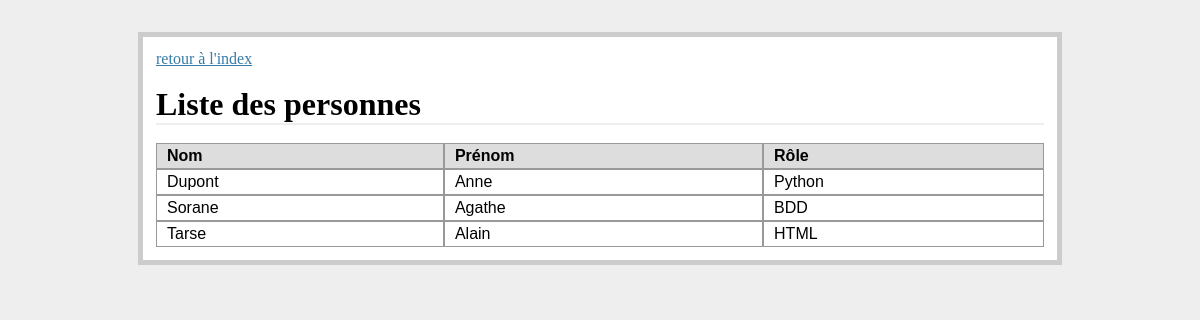
Screenshot of /afficher_personnes with the database file from the repository.
### tables this page shows
CREATE TABLE "personnes" (
	`id`	INTEGER PRIMARY KEY AUTOINCREMENT,
	`nom`	TEXT,
	`prenom`	TEXT,
	`role`	INTEGER
);

### AgiWeb/Fonction/reno4.py (the view)
@app.route('/afficher_personnes', methods=['GET'])
def afficher_personnes():
    con = lite.connect('exemples.db')
    con.row_factory = lite.Row
    cur = con.cursor()
    cur.execute("SELECT nom, prenom, role FROM personnes WHERE prenom LIKE 'A%'")
    lignes = cur.fetchall()
    con.close()
    return render_template('affichage_personnes.html', personnes = lignes)

### AgiWeb/Fonction/templates/affichage_personnes.html (shortened to what this page needs)
<!doctype html>
<html>
<head>
<link rel='stylesheet' type='text/css' href='{{ url_for("static", filename="style.css") }}'>
</head>
<body>
<div class='contenu'>
	<a href='/'>retour à l'index</a><br/><br/>
	<h1>Liste des personnes</h1><br/>
	<div class="lp_table">
		<div class="lp_entetes">
			<div class="lp_entete">Nom</div>
			<div class="lp_entete">Prénom</div>
			<div class="lp_entete">Rôle</div>
		</div>
		{% for personne in personnes %}
			<div class="lp_ligne">
				<div class="lp_cellule">{{ personne['nom'] }}</div>
				<div class="lp_cellule">{{ personne['prenom'] }}</div>
				<div class="lp_cellule">{% if personne['role']==1 %}BDD{% endif %}{% if personne['role']==2 %}HTML{% endif %}{% if personne['role']==3 %}Python{% endif %}</div>
			</div>
		{% endfor %}
	</div>
</div>
</body>
</html>

### AgiWeb/Fonction/static/style.css (style rules this page uses)
body { font-family: sans-serif; background: #eee; }
a { color: #377ba8; }
a, h1 { font-family: 'Georgia', serif; margin: 0; }
h1 { border-bottom: 2px solid #eee; }
.contenu { margin: 2em auto; width: 75%; border: 5px solid #ccc; padding: 0.8em; background: white; }
.lp_table { display: table; width: 100%; }
.lp_entetes { display: table-header-group; background-color: #ddd; font-weight: bold; }
.lp_ligne { display: table-row; }
.lp_entete, .lp_cellule { display: table-cell; padding: 3px 10px; border: 1px solid #999999; }

### rows the page displays
personnes: nom "Dupont", prenom "Anne", role "Python"
personnes: nom "Sorane", prenom "Agathe", role "BDD"
personnes: nom "Tarse", prenom "Alain", role "HTML"
